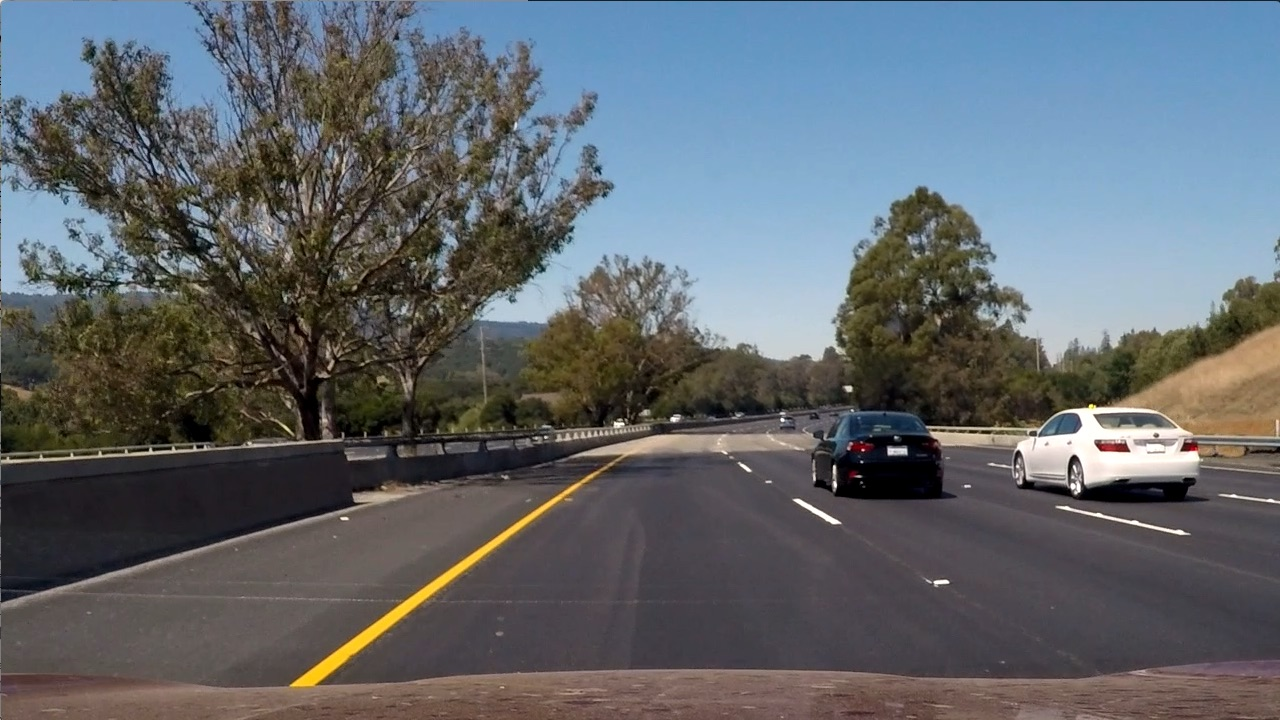
#> input picture test_images/test6.jpg, 1280 x 720 px; the run also reads 1 picture not shown here
$ jupyter execute --allow-errors P4.ipynb   (shell and % lines are left out)   (older library calls are emulated)
#> lines starting #> are read from the running program, lines starting #| are printed output that depends on the picture; after the words box and inside, x2 and y2 are one past the last pixel; in counts of white or black regions, pixels touching at a corner belong together
[cell 1]
import numpy as np
import cv2
import matplotlib.pyplot as plt
import pickle
import random

from __future__ import print_function
from ipywidgets import interact, interactive, fixed
import ipywidgets as widgets

from moviepy.editor import VideoFileClip
from IPython.display import HTML

# Visualizations will be shown in the notebook.
plt.rcParams["figure.figsize"] = [10, 10]

image_file = 'test_images/test6.jpg'

[cell 2]
window_width = 64 #
window_height = 120 #180 con el primer src, 120
margin = 40 #40 con el primer src, 60

ym_per_pix = 30/720 # meters per pixel in y dimension
xm_per_pix = 3.7/700 # meters per pixel in x dimension

src = np.float32(
    [[0, 720],
    [1280, 720],
    [510, 480],
    [770, 480]])

dst = np.float32(
    [[0, 720],
    [1280, 720],
    [0, 0],
    [1280, 0]])

m = cv2.getPerspectiveTransform(src, dst)
m_inv = cv2.getPerspectiveTransform(dst, src)

with open('calibration_data/calibration_matrices.p', 'rb') as f:
#> (reads calibration_data/calibration_matrices.p from the repository)
    save_dict = pickle.load(f)
mtx = save_dict['mtx']
dist = save_dict['dist']

[cell 3]
def abs_sobel_thres(img, orient='x', sobel_thresh=(20, 100)):
    """
    Takes an image, gradient orientation, and threshold min/max values
    """
    # Convert to grayscale
    gray = cv2.cvtColor(img, cv2.COLOR_RGB2GRAY)
    # Apply x or y gradient with the OpenCV Sobel() function
    # and take the absolute value
    if orient == 'x':
        abs_sobel = np.absolute(cv2.Sobel(gray, cv2.CV_64F, 1, 0))
    if orient == 'y':
        abs_sobel = np.absolute(cv2.Sobel(gray, cv2.CV_64F, 0, 1))
    # Rescale back to 8 bit integer
    scaled_sobel = np.uint8(255*abs_sobel/np.max(abs_sobel))
    # Create a copy and apply the threshold
    binary_output = np.zeros_like(scaled_sobel)
    # Here I'm using inclusive (>=, <=) thresholds, but exclusive is ok too
    binary_output[(scaled_sobel >= sobel_thresh[0]) & (scaled_sobel <= sobel_thresh[1])] = 1

    # Return the result
    return binary_output

def mag_thres(img, sobel_kernel=3, mag_thresh=(30, 100)):
    """
    Return the magnitude of the gradient
    for a given sobel kernel size and threshold values
    """
    # Convert to grayscale
    gray = cv2.cvtColor(img, cv2.COLOR_RGB2GRAY)
    # Take both Sobel x and y gradients
    sobelx = cv2.Sobel(gray, cv2.CV_64F, 1, 0, ksize=sobel_kernel)
    sobely = cv2.Sobel(gray, cv2.CV_64F, 0, 1, ksize=sobel_kernel)
    # Calculate the gradient magnitude
    gradmag = np.sqrt(sobelx**2 + sobely**2)
    # Rescale to 8 bit
    scale_factor = np.max(gradmag)/255
    gradmag = (gradmag/scale_factor).astype(np.uint8)
    # Create a binary image of ones where threshold is met, zeros otherwise
    binary_output = np.zeros_like(gradmag)
    binary_output[(gradmag >= mag_thresh[0]) & (gradmag <= mag_thresh[1])] = 1

    # Return the binary image
    return binary_output

def dir_thres(img, sobel_kernel=3, dir_thresh=(0, np.pi/2)):
    """
    Return the direction of the gradient
    for a given sobel kernel size and threshold values
    """
    # Convert to grayscale
    #gray = cv2.cvtColor(img, cv2.COLOR_RGB2GRAY)
    gray = cv2.cvtColor(img, cv2.COLOR_BGR2GRAY)
    # Calculate the x and y gradients
    sobelx = cv2.Sobel(gray, cv2.CV_64F, 1, 0, ksize=sobel_kernel)
    sobely = cv2.Sobel(gray, cv2.CV_64F, 0, 1, ksize=sobel_kernel)
    # Take the absolute value of the gradient direction,
    # apply a threshold, and create a binary image result
    absgraddir = np.arctan2(np.absolute(sobely), np.absolute(sobelx))
    binary_output =  np.zeros_like(absgraddir)
    binary_output[(absgraddir >= dir_thresh[0]) & (absgraddir <= dir_thresh[1])] = 1

    # Return the binary image
    return binary_output

def HLS_thres(img, HLS_thresh=(100, 255)):
    """
    Convert RGB to HLS and threshold to binary image using S channel
    """
    hls = cv2.cvtColor(img, cv2.COLOR_BGR2HLS)
    s_channel = hls[:,:,2]
    binary_output = np.zeros_like(s_channel)
    binary_output[(s_channel > HLS_thresh[0]) & (s_channel <= HLS_thresh[1])] = 1
    return binary_output

def HSV_thres(img, HSV_thresh=(100, 255)):
    """
    Convert RGB to HSV and threshold to binary image using V channel
    """
    hsv = cv2.cvtColor(img, cv2.COLOR_BGR2HSV)
    v_channel = hsv[:,:,2]
    binary_output = np.zeros_like(v_channel)
    binary_output[(v_channel > HSV_thresh[0]) & (v_channel <= HSV_thresh[1])] = 1
    return binary_output

def yellow(img):
    """
    Convert RGB to HSV and threshold to binary image using Only Yellow Colors
    """
    hsv = cv2.cvtColor(img, cv2.COLOR_BGR2HSV)
    lower_yellow = np.array([0,50,100])
    upper_yellow = np.array([50,255,255])
    mask = cv2.inRange(hsv, lower_yellow, upper_yellow)
    mask = mask/255
    return mask

def white(img):
    """
    Convert RGB to HSV and threshold to binary image using Only White Colors
    """
    hsv = cv2.cvtColor(img, cv2.COLOR_BGR2HSV)
    lower_white = np.array([14,0,170])
    upper_white = np.array([255,80,255])
    mask = cv2.inRange(hsv, lower_white, upper_white)
    mask = mask/255
    return mask

def combined_thresh(img):
    """
    Combined threshold - Abs | (Mag & Dir) | (HLS & HSV)
    """
    abs_bin = abs_sobel_thres(img, orient='x', sobel_thresh=(30, 255))#50
    mag_bin = mag_thres(img, sobel_kernel=3, mag_thresh=(50, 255))#60
    dir_bin = dir_thres(img, sobel_kernel=15, dir_thresh=(0.7, 1.1))
    hls_bin = HLS_thres(img, HLS_thresh=(100, 255))#150
    hsv_bin = HSV_thres(img, HSV_thresh=(100, 255))#220
    combined = np.zeros_like(dir_bin)
    combined[(abs_bin == 1 | ((mag_bin == 1) & (dir_bin == 1))) | ((hls_bin == 1)&(hsv_bin == 1))] = 1

    return combined

def combined_thresh2(img):
    """
    Combined threshold - Abs | (Mag & Dir) | (HLS & HSV) | (Yellow | White)
    """
    abs_bin = abs_sobel_thres(img, orient='x', sobel_thresh=(60, 255))
    mag_bin = mag_thres(img, sobel_kernel=3, mag_thresh=(60, 255))
    dir_bin = dir_thres(img, sobel_kernel=15, dir_thresh=(0.7, 1.1))
    hls_bin = HLS_thres(img, HLS_thresh=(11, 255))
    hsv_bin = HSV_thres(img, HSV_thresh=(170, 255))
    yellow_bin = yellow(img)
    white_bin= white(img)
    combined = np.zeros_like(dir_bin)
    combined[(abs_bin == 1 | ((mag_bin == 1) & (dir_bin == 1))) | ((hls_bin == 1)&(hsv_bin == 1)) | ((yellow_bin == 1)|(white_bin == 1))] = 1

    return combined


def window_mask(width, height, img_ref, center,level):
    output = np.zeros_like(img_ref)
    output[int(img_ref.shape[0]-(level+1)*height):int(img_ref.shape[0]-level*height),max(0,int(center-width/2)):min(int(center+width/2),img_ref.shape[1])] = 1
    return output

def find_window_centroids(warped, window_width, window_height, margin):

    window_centroids = [] # Store the (left,right) window centroid positions per level
    window = np.ones(window_width) # Create our window template that we will use for convolutions

    # First find the two starting positions for the left and right lane by using np.sum to get the vertical image slice
    # and then np.convolve the vertical image slice with the window template

    # Sum quarter bottom of image to get slice, could use a different ratio
    l_sum = np.sum(warped[int(3*warped.shape[0]/4):,:int(warped.shape[1]/2)], axis=0)
    l_center = np.argmax(np.convolve(window,l_sum))-window_width/2
    r_sum = np.sum(warped[int(3*warped.shape[0]/4):,int(warped.shape[1]/2):], axis=0)
    r_center = np.argmax(np.convolve(window,r_sum))-window_width/2+int(warped.shape[1]/2)

    # Add what we found for the first layer
    window_centroids.append((l_center,r_center))

    # Go through each layer looking for max pixel locations
    for level in range(1,(int)(warped.shape[0]/window_height)):
        # convolve the window into the vertical slice of the image
        image_layer = np.sum(warped[int(warped.shape[0]-(level+1)*window_height):int(warped.shape[0]-level*window_height),:], axis=0)
        conv_signal = np.convolve(window, image_layer)
        # Find the best left centroid by using past left center as a reference
        # Use window_width/2 as offset because convolution signal reference is at right side of window, not center of window
        offset = window_width/2
        l_min_index = int(max(l_center+offset-margin,0))
        l_max_index = int(min(l_center+offset+margin,warped.shape[1]))
        l_center = np.argmax(conv_signal[l_min_index:l_max_index])+l_min_index-offset
        # Find the best right centroid by using past right center as a reference
        r_min_index = int(max(r_center+offset-margin,0))
        r_max_index = int(min(r_center+offset+margin,warped.shape[1]))
        r_center = np.argmax(conv_signal[r_min_index:r_max_index])+r_min_index-offset
        # Add what we found for that layer
        window_centroids.append((l_center,r_center))

    return window_centroids


def window_search(warped,window_centroids):
    # If we found any window centers
    if len(window_centroids) > 0:
        # Points used to draw all the left and right windows
        l_points = np.zeros_like(warped)
        r_points = np.zeros_like(warped)
        # Go through each level and draw the windows
        for level in range(0,len(window_centroids)):
            # Window_mask is a function to draw window areas
            l_mask = window_mask(window_width,window_height,warped,window_centroids[level][0],level)
            r_mask = window_mask(window_width,window_height,warped,window_centroids[level][1],level)
            # Add graphic points from window mask here to total pixels found
            l_points[(l_points == 255) | ((l_mask == 1) ) ] = 255
            r_points[(r_points == 255) | ((r_mask == 1) ) ] = 255
        # Draw the results
        template = np.array(r_points+l_points,np.uint8) # add both left and right window pixels together
        zero_channel = np.zeros_like(template) # create a zero color channle
        template = np.array(cv2.merge((zero_channel,template,zero_channel)),np.uint8) # make window pixels green
        warpage = np.array(cv2.merge((warped,warped,warped)),np.uint8) # making the original road pixels 3 color channels
        output = cv2.addWeighted(warpage, 1, template, 0.5, 0.0) # overlay the orignal road image with window results
    # If no window centers found, just display orginal road image
    else:
        output = np.array(cv2.merge((warped,warped,warped)),np.uint8)
    left_mask = np.concatenate((np.ones((warped.shape[0],int(warped.shape[1]/2),3), dtype=np.uint8)*255, np.zeros((warped.shape[0],int(warped.shape[1]/2),3), dtype=np.uint8)), axis=1)
    right_mask = np.concatenate((np.zeros((warped.shape[0],int(warped.shape[1]/2),3), dtype=np.uint8), np.ones((warped.shape[0],int(warped.shape[1]/2),3), dtype=np.uint8)*255), axis=1)
    left = cv2.bitwise_and(left_mask,output)
    right = cv2.bitwise_and(right_mask,output)
    return left,right,template

def curvature(left_points,right_points):
    left_fit_cr = np.polyfit(left_points[:,1]*ym_per_pix, left_points[:,0]*xm_per_pix, 2)
    right_fit_cr = np.polyfit(right_points[:,1]*ym_per_pix, right_points[:,0]*xm_per_pix, 2)
    left_curverad = ((1 + (2*left_fit_cr[0]*719*ym_per_pix + left_fit_cr[1])**2)**1.5) / np.absolute(2*left_fit_cr[0])
    right_curverad = ((1 + (2*right_fit_cr[0]*719*ym_per_pix + right_fit_cr[1])**2)**1.5) / np.absolute(2*right_fit_cr[0])
    return left_curverad, right_curverad


last_points = np.zeros((1,720*2,2), dtype=np.int32)
t = 0

def pipeline(image):
    global last_points
    global t
    t=t+1
    image = cv2.undistort(image, mtx, dist, None, mtx)
    binary = combined_thresh(image)
    warped = cv2.warpPerspective(binary, m, (image.shape[1], image.shape[0]), flags=cv2.INTER_LINEAR)
    warped[:,0:150] = 0
    warped[300:720,500:1000] = 0
    window_centroids = find_window_centroids(warped, window_width, window_height, margin)
    left,right,template = window_search(warped,window_centroids)
    left_points = np.transpose(np.asarray(np.nonzero(cv2.cvtColor(left, cv2.COLOR_BGR2GRAY))))
    right_points = np.transpose(np.asarray(np.nonzero(cv2.cvtColor(right, cv2.COLOR_BGR2GRAY))))
    l_fit = np.polyfit(left_points[:,0],left_points[:,1],2)
    r_fit = np.polyfit(right_points[:,0],right_points[:,1],2)
    the_points = np.zeros((1,720*2,2), dtype=np.int32)
    for i in range(0,720):
        the_points[0][i] = [int(l_fit[0]*i*i + l_fit[1]*i + l_fit[2]),i]
    for i in range(0,720):
        the_points[0][i+720] = [int(r_fit[0]*(719-i)*(719-i) + r_fit[1]*(719-i) + r_fit[2]),(719-i)]
    if(t>1):
        dist_lb = np.linalg.norm(the_points[0][719]-last_points[0][719])
        dist_rb = np.linalg.norm(the_points[0][720]-last_points[0][720])
        dist_lt = np.linalg.norm(the_points[0][0]-last_points[0][0])
        dist_rt = np.linalg.norm(the_points[0][2*720-1]-last_points[0][2*720-1])
        #if((dist_lb>50)or(dist_rb>50)or(dist_lt>50)or(dist_rt>50)):
        if((dist_lb>50)or(dist_rb>50)):
            the_points = last_points
    output_pol = np.zeros_like(template)
    cv2.fillConvexPoly(output_pol,the_points, (0,255,0))
    left_curverad, right_curverad = curvature(left_points,right_points)
    center_dev = (image.shape[1]/2-(l_fit[2]+(r_fit[2]-l_fit[2])/2))*xm_per_pix*100
    newwarp = cv2.warpPerspective(output_pol, m_inv, (image.shape[1], image.shape[0]))
    result = cv2.addWeighted(image, 1, newwarp, 0.3, 0)
    cv2.putText(result,'Left Curvature: '+str(left_curverad)+' m',(50,75), cv2.FONT_HERSHEY_SIMPLEX, 1.25,(255,255,255),2)
    cv2.putText(result,'Right Curvature: '+str(right_curverad)+' m',(50,125), cv2.FONT_HERSHEY_SIMPLEX, 1.25,(255,255,255),2)
    cv2.putText(result,'Lane Deviation: '+str(center_dev)+' cm',(50,175), cv2.FONT_HERSHEY_SIMPLEX, 1.25,(255,255,255),2)
    last_points = the_points
    return result

[cell 4]
image = cv2.imread(image_file)
#> image is the input picture: shape (720, 1280, 3); mean B, G, R 107.9, 102.6, 97
result = pipeline(image)
#> in combined_thresh, `abs_bin = abs_sobel_thres(img, orient='x', sobel_thresh=(30, 255))#50`:
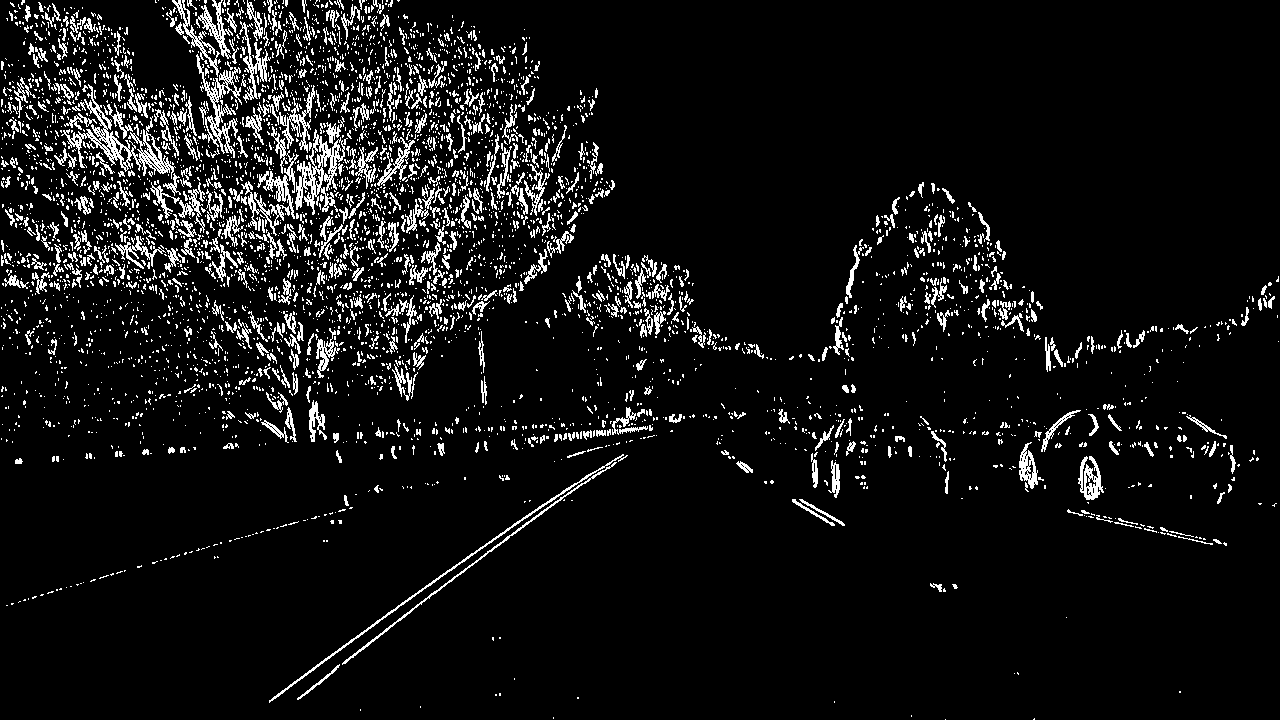
#> abs_bin: shape (720, 1280); values 0 (black) and 1 (white), 7.4% white in thin lines or dots
#> in mag_thres, `gradmag = np.sqrt(sobelx**2 + sobely**2)`:
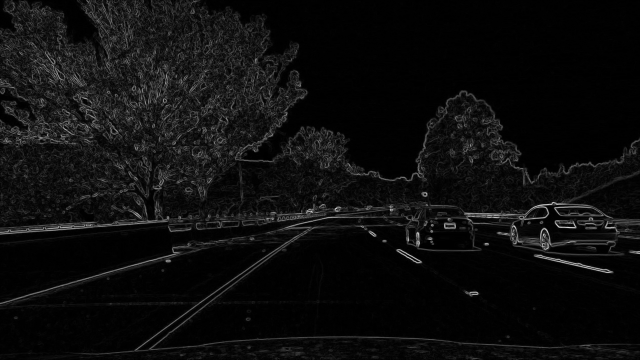
#> gradmag: shape (720, 1280) float64 (shown at 1/2 size); min 0, max 806.2, mean 43.9; drawn with min black and max white
#> in mag_thres, `scale_factor = np.max(gradmag)/255`: scale_factor = 3.16
#> in combined_thresh, `hsv_bin = HSV_thres(img, HSV_thresh=(100, 255))#220`:
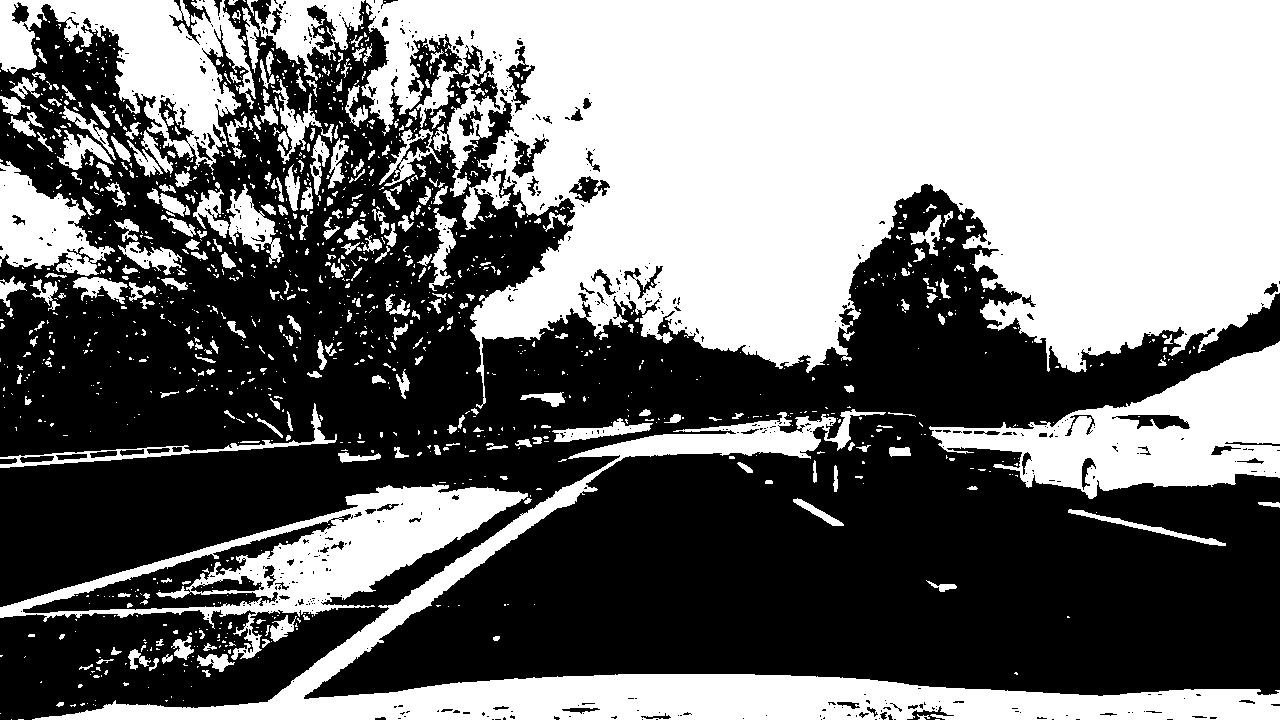
#> hsv_bin: shape (720, 1280); values 0 (black) and 1 (white), 45.6% white; 1359 white regions (1055 under 20 px), largest, box (x1, y1, x2, y2) and area: (361, 0, 1280, 409) 252851, (32, 409, 1280, 720) 49950, (929, 341, 1280, 499) 24878
#> in find_window_centroids, `l_sum = np.sum(warped[int(3*warped.shape[0]/4):,:int(warped.shape[1]/2..`: l_sum = 640 values, max 170.6 at index 257, min 0 at index 0, mean 11.02
#> in find_window_centroids, `l_center = np.argmax(np.convolve(window,l_sum))-window_width/2`: l_center = 269
#> in find_window_centroids, `r_sum = np.sum(warped[int(3*warped.shape[0]/4):,int(warped.shape[1]/2)..`: r_sum = 640 values, max 13 at index 536, min 0 at index 0, mean 0.563
#> in find_window_centroids, `r_center = np.argmax(np.convolve(window,r_sum))-window_width/2+int(war..`: r_center = 1187
#> the loop in find_window_centroids, `for level in range(1,(int)(warped.shape[0]/window_height)):` made 5 passes
#> (l_min_index, l_max_index, l_center, r_min_index, r_max_index, r_center) on passes 1 to 5: (261, 341, 274, 1179, 1259, 1187), (266, 346, 292, 1179, 1259, 1206), (284, 364, 307, 1198, 1278, 1214), (299, 379, 331, 1206, 1280, 1222), (323, 403, 352, 1214, 1280, 1247)
#> after the loop in find_window_centroids, `for level in range(1,(int)(warped.shape[0]/window_height)):`: window_centroids = [(269, 1187), (274, 1187), (292, 1206), (307, 1214), (331, 1222), (352, 1247)]
#> the loop in window_search, `for level in range(0,len(window_centroids)):` made 6 passes
#> in window_search, `warpage = np.array(cv2.merge((warped,warped,warped)),np.uint8)`:
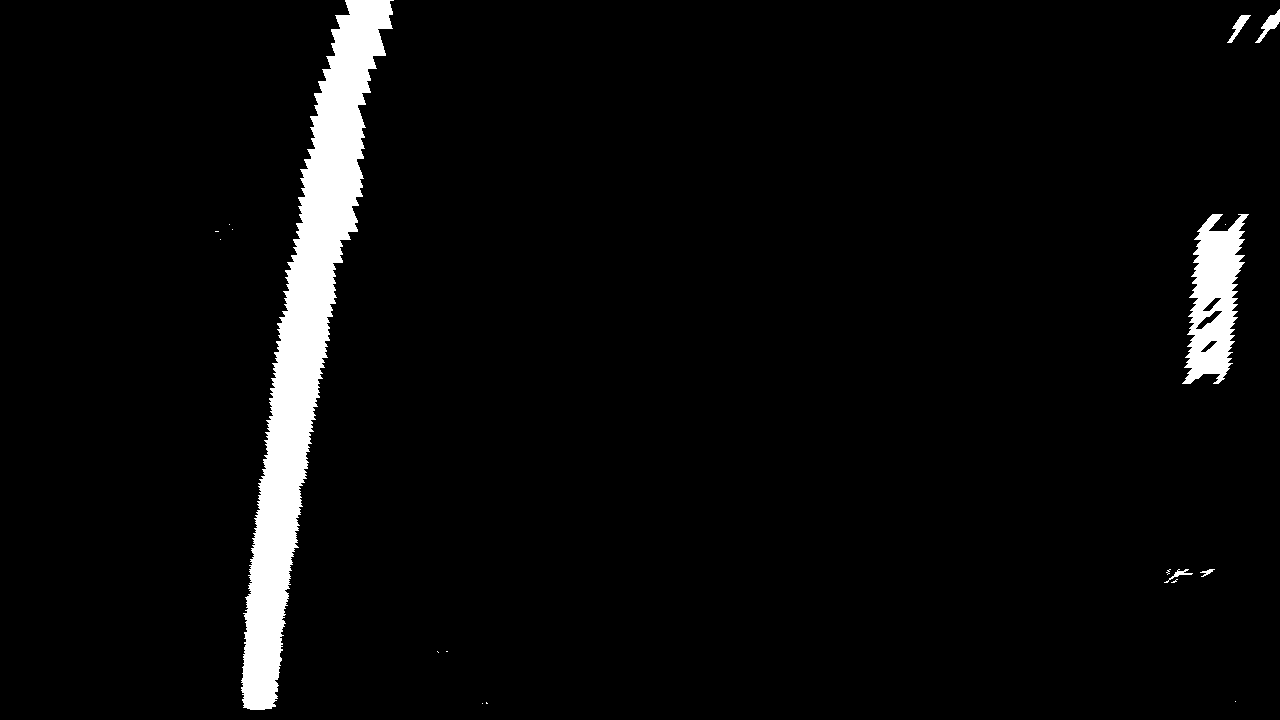
#> warpage: shape (720, 1280, 3); values 0 (black) and 1 (white), 4.3% white; 18 white regions (12 under 20 px), largest, box (x1, y1, x2, y2) and area: (241, 0, 394, 710) 32455, (1182, 214, 1249, 384) 6357, (1255, 9, 1280, 43) 274, (1227, 15, 1251, 43) 205, (1164, 569, 1193, 583) 93, (1200, 569, 1215, 577) 48
#> (the rest of the program and of its run is left out)
